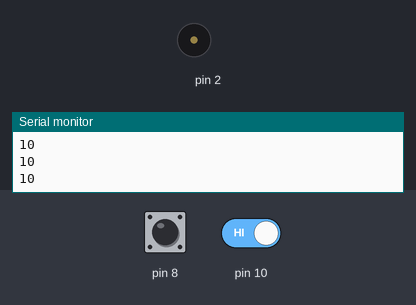
A sketch run on a simulated Arduino Uno, built with avr-gcc and run on an emulated ATmega328P. Shown: buzzer (waves = sounding), the last lines printed to the serial monitor. The inputs (shaded band) are chosen by the test bench; at power-on: pin 8 HIGH, pin 10 HIGH.

Above: at 1.2 s.
1.3 s: pin 8 pulled LOW for 0.15 s
2.9 s: pin 8 driven LOW and pin 10 driven LOW
At 3.3 s:
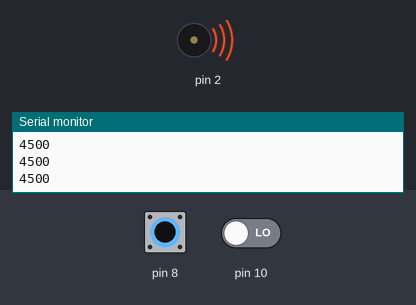
4.4 s: pin 10 driven HIGH
At 5.2 s:
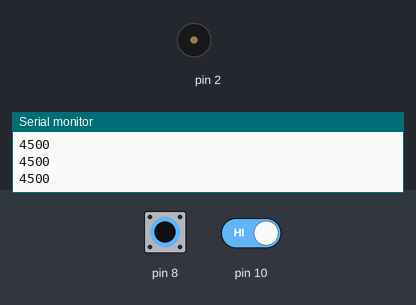
5.9 s: pin 10 driven LOW
At 6.2 s:
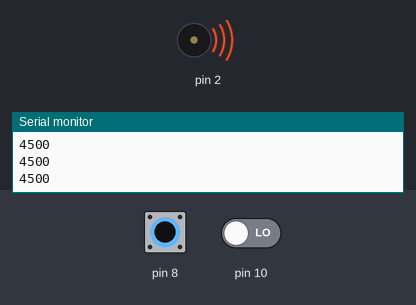
Timing chart, 0 to 8.4 s (numbered marks = the images above; inputs shaded):
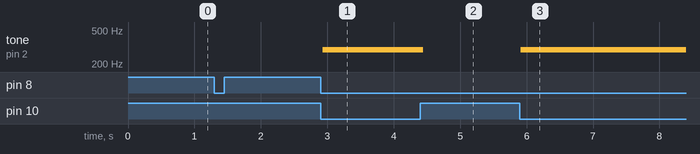

The sketch:

b2class_touchcircuit_capacitivesense.ino
```cpp
#include <CapacitiveSensor.h>

CapacitiveSensor capSensor_4_8 =CapacitiveSensor(4,8);
CapacitiveSensor capSensor_4_10 =CapacitiveSensor(4,10);

void setup() {
  // put your setup code here, to run once:
 Serial.begin(9600);
}

void loop() {
  // put your main code here, to run repeatedly:
  long value1=capSensor_4_8.capacitiveSensor(30);
   long value2=capSensor_4_10.capacitiveSensor(30);

   if (value1>200) tone (2,262);
      if (value1>200) tone (2,294);
            if (value1>200 && value2<200) noTone (2);
            Serial.println(value1);
            delay(50);
}
```

Measured:
- after the input at 2.9 s, tone on pin 2: silent → 294 Hz at once
- after the input at 4.4 s, tone on pin 2: 294 Hz → silent after 0.05 s
- after the input at 5.9 s, tone on pin 2: silent → 294 Hz at once
